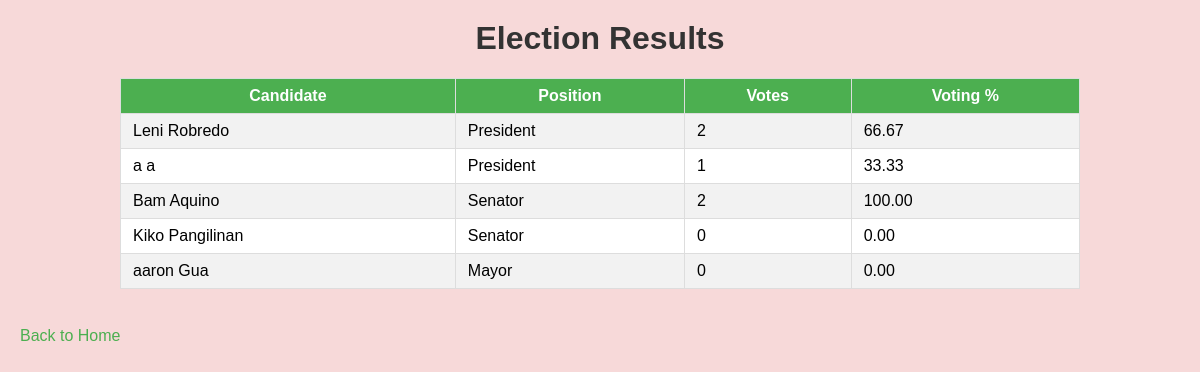
The app's page /results, older data.
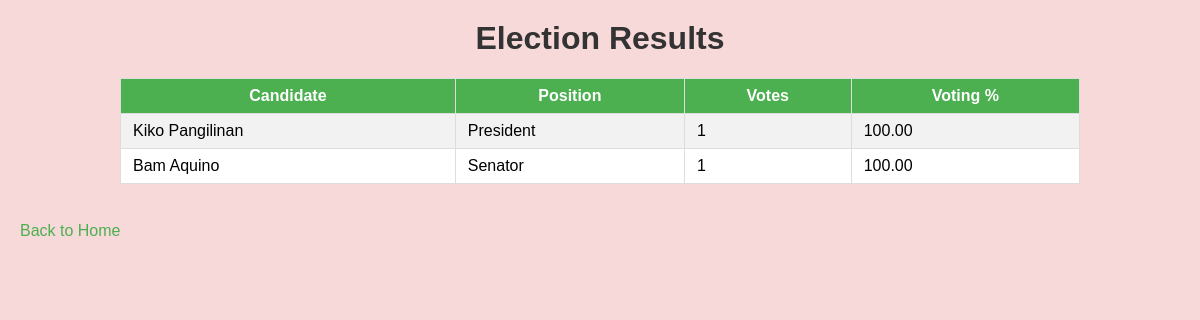
The same page, newer data.
### tables this page shows
CREATE TABLE candidates (
            candID INTEGER PRIMARY KEY AUTOINCREMENT,
            candFName TEXT NOT NULL,
            candMName TEXT,
            candLName TEXT NOT NULL,
            posID INTEGER NOT NULL,
            candStat TEXT NOT NULL DEFAULT 'active',
            votes INTEGER NOT NULL DEFAULT 0,
            FOREIGN KEY (posID) REFERENCES positions(posID)
        );

CREATE TABLE positions (
            posID INTEGER PRIMARY KEY AUTOINCREMENT,
            posName TEXT NOT NULL,
            numOfPositions INTEGER NOT NULL,
            posStat TEXT NOT NULL DEFAULT 'open'
        );

### app.py (the view)
@app.route("/results")
def results():
    return render_template("results.html", results=dbhelper.get_results_with_percent())

### dbhelper.py (called while the page is built)
def get_connection():
    conn = sqlite3.connect(DB_NAME)
    return conn

### templates/results.html (shortened to what this page needs)
<!DOCTYPE html>
<html>
<head>
    <link rel="stylesheet" href="/statics/index.css">
</head>
<body>
    <h1>Election Results</h1>
    <table>
        <tr><th>Candidate</th><th>Position</th><th>Votes</th><th>Voting %</th></tr>
        {% for r in results %}
        <tr>
            <td>{{ r[0] }}</td>
            <td>{{ r[1] }}</td>
            <td>{{ r[2] }}</td>
            <td>{{ r[3] }}</td>
        </tr>
        {% endfor %}
    </table>
    <br><a href="/">Back to Home</a>
</body>
</html>

### statics/index.css (style rules this page uses)
body { font-family: Arial, sans-serif; background: #f7d9d9; margin: 0; padding: 0; }
h1, h2 { color: #333; text-align: center; margin-top: 20px; }
table { border-collapse: collapse; width: 80%; margin: 20px auto; background: #fff; }
th, td { border: 1px solid #ddd; padding: 8px 12px; }
th { background-color: #4CAF50; color: white; }
tr:nth-child(even) { background-color: #f2f2f2; }
a { color: #4CAF50; text-decoration: none; margin-left: 20px; }

Row changes from the older to the newer data that the page shows:
removed candidates: r "a a", posName "President", votes "1", r "33.33"
removed candidates: r "Kiko Pangilinan", posName "Senator", votes "0", votes "0.00"
removed candidates: r "aaron Gua", posName "Mayor", votes "0", votes "0.00"
changed candidates "President": r "Leni Robredo" → "Kiko Pangilinan"; votes "2" → "1"; posID "66.67" → "100.00"
changed candidates "Senator": votes "2" → "1"
